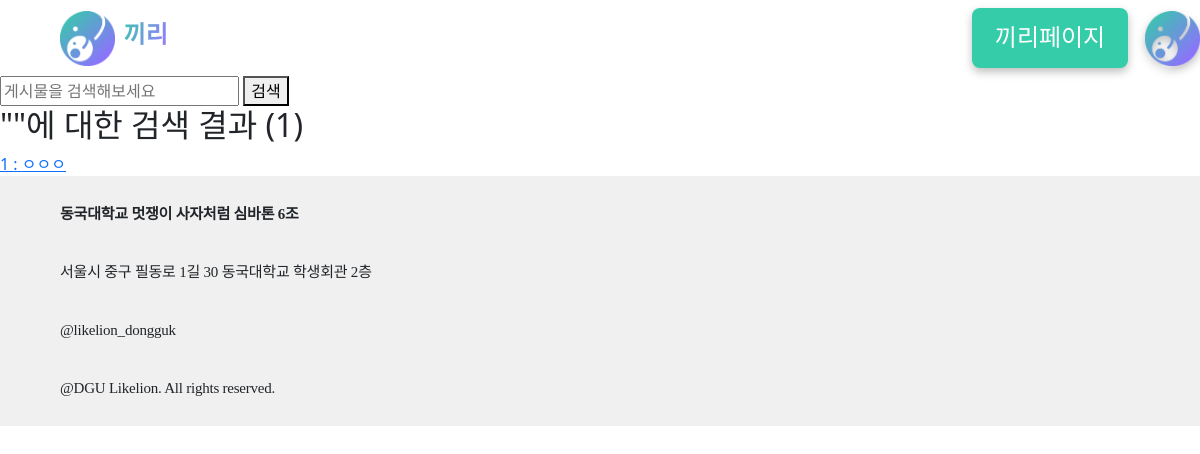
Before: /search/ (signed in) with the older database file.
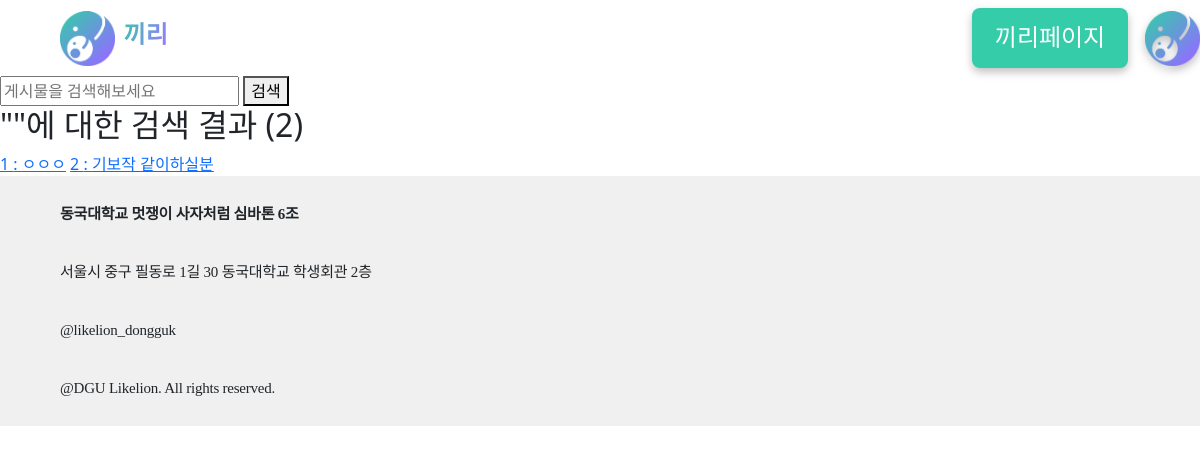
After: the same page with the newer database file.
### main/models.py (models this page shows, shortened)
class Post(models.Model):
    title = models.CharField(max_length=200) #제목 필드
    writer = models.ForeignKey(User, null=False, blank=False, on_delete=models.CASCADE)
    pub_date = models.DateTimeField() #작성 시간 필드
    body = models.TextField() #팀플 기본적 정보 필드
    describe = models.TextField(blank=True, null=True) #주제 설명 필드
    image = models.ImageField(upload_to="blog/", blank=True, null=True) #이미지 필드

### main/views.py (the view)
# urls.py: path('search/', views.SearchView.as_view(), name='search'),
class SearchView(ListView): #검색창
    model = Post
    context_object_name = 'search_results'
    template_name = 'main/search_results.html'
    paginate_by = 8
    def get_queryset(self):
        query = self.request.GET.get('query', '')
        return Post.objects.filter( #OR조건으로 검색어 필터
            Q(title__icontains=query) #제목에 있거나
            | Q(body__icontains=query) #포스트 내용에 있거나
        )
    def get_context_data(self, **kwargs): #템플릿에 검색어 전달
        context = super().get_context_data(**kwargs)
        context['query'] = self.request.GET.get('query', '')
        return context

### main/templates/main/search_results.html
{% extends 'base.html' %}
{% block content %}
<main class="site-body">
  <div class="content-list max-content-width">
    <form class="search-form" action="{% url 'main:search' %}" method="get">
      <input class="search-input" name="query" value='{{ query }}' type="text" placeholder="게시물을 검색해보세요" required>
      <button class="cp-button search-button" type="submit">검색</button>
    </form>
    <div class="header">
      <h2>"{{ query }}"에 대한 검색 결과 ({{ paginator.count }})</h2>
    </div>
    {% include 'components/post_list.html' with posts=search_results empty_message="검색 결과가 없어요 :(" %}
  </div>
</main>
{% endblock content %}

### main/templates/components/post_list.html
<div class="contents">
    {% for post in posts %}
      <a href="{% url 'main:detail' post.id %}">{{post.id}} : {{post.title}}</a>
    {% empty %}
      <p class="empty">{{ empty_message }}</p>
    {% endfor %}
</div>

Changed rows visible on the page:
added Post: id "2", title "기보작 같이하실분"
Other visible differences:
{{ paginator.count }}: "1" → "2"
